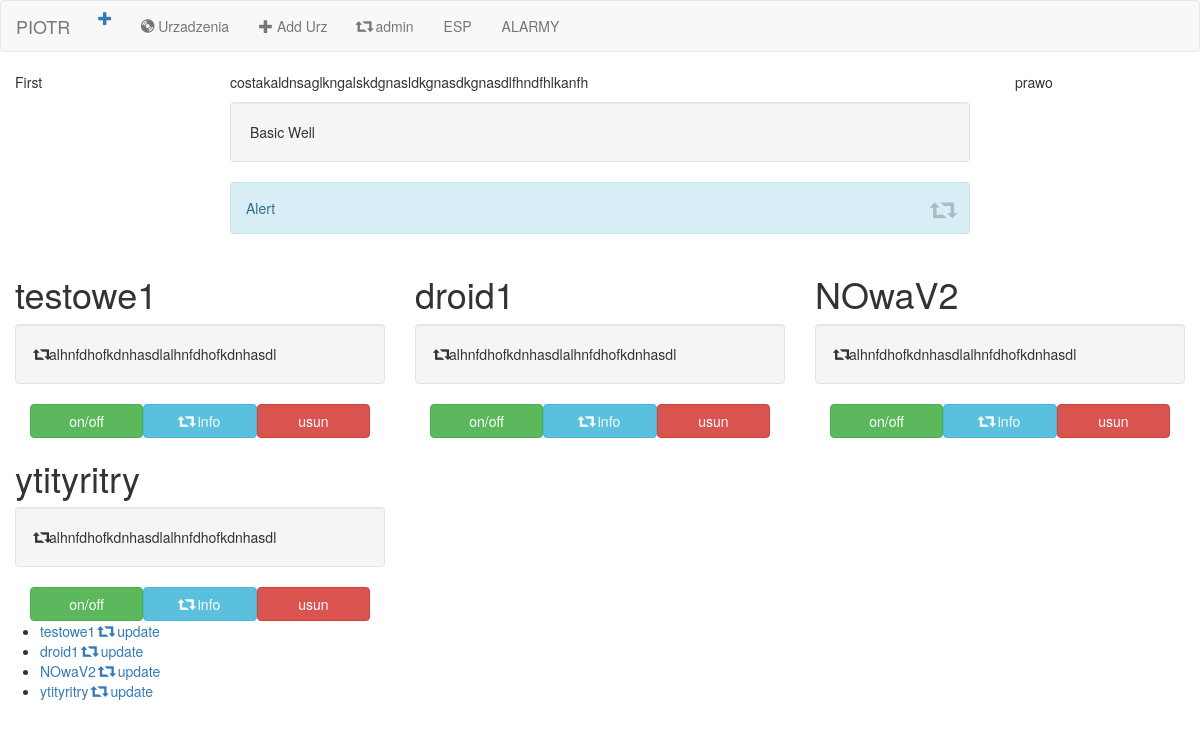
The app's page /esp/, older data.
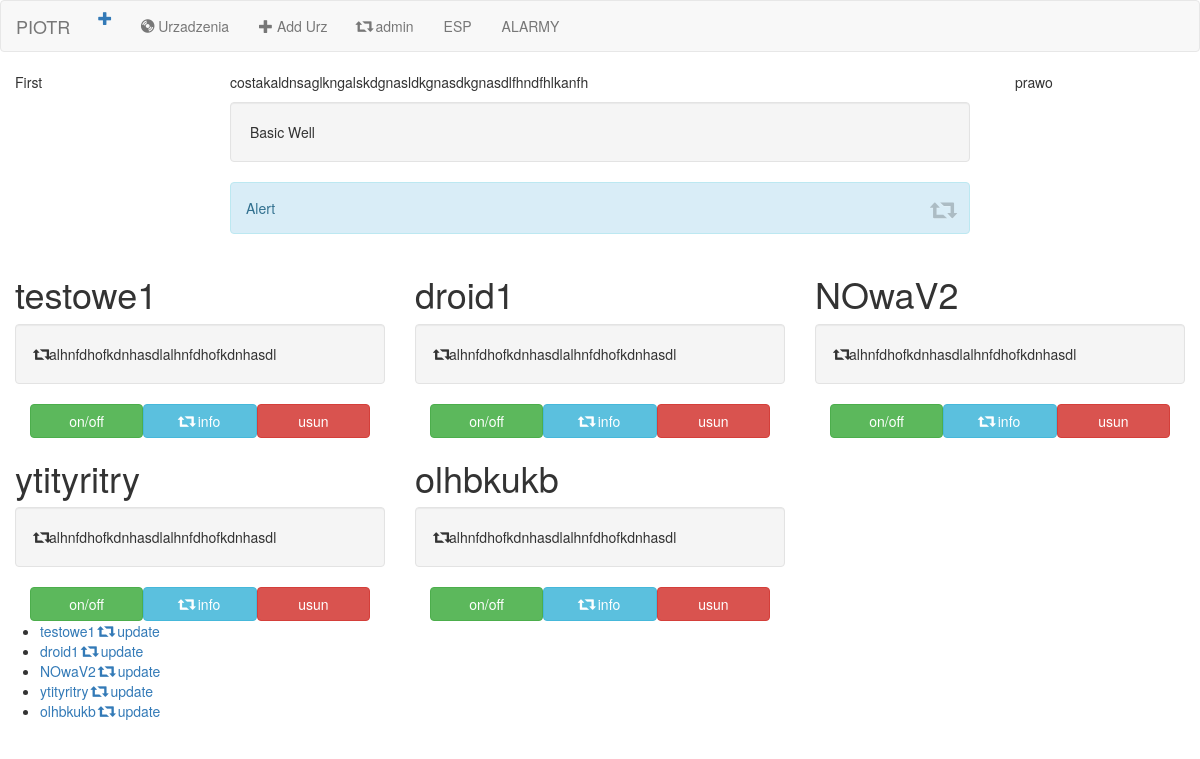
The same page, newer data.
### esp/models.py (models this page shows, shortened)
class Urzadzenie(models.Model):
    nr_ser = models.CharField(max_length=100)
    Nazwa = models.CharField(max_length=250)
    Seria = models.CharField(max_length=250)

### esp/views.py (the view)
# urls.py: path('', views.IndexView.as_view(), name='index'),
class IndexView(generic.ListView):
    template_name = 'esp/index.html'
    context_object_name = 'all_urzadzenia'
    def get_queryset(self):
        return Urzadzenie.objects.all()

### esp/templates/esp/index.html (shortened to what this page needs)
{% extends 'esp/base.html' %}
 {% block body %}
<div class="container-fluid">
    <div class="row">
        <div class="col-md-2">First</div>
        <div class="col-md-8">
            <div class="container-fluid">
                <p>costakaldnsaglkngalskdgnasldkgnasdkgnasdlfhndfhlkanfh</p>
                <div class="well">Basic Well</div>
                <div class="alert alert-info"><a href="#" class="close" data-dismiss="alert" aria-label="close"><span class="glyphicon glyphicon-retweet"></span></a>Alert</div>
            </div>
        </div>
        <div class="col-md-2">prawo</div>
    </div>
</div>
<div class="container-fluid">
    <div class="row">
        {% for urzadzenie in all_urzadzenia %}
        <div class="col-sm-4">
            <h1>{{urzadzenie.Nazwa}}</h1>
            <div class="well"> <span class="glyphicon glyphicon-retweet"></span>alhnfdhofkdnhasdlalhnfdhofkdnhasdl</div>
            <div class="container-fluid ">
                <div class="col-sm-4 przyciski">
                    <a href="#" class="btn btn-success btn-block"> on/off </a>
                </div>
                <div class="col-sm-4 przyciski">
                    <a href="{% url 'esp:detail' urzadzenie.id %}" class="btn btn-info btn-block"> <span class="glyphicon glyphicon-retweet"></span> info
                    </a>
                </div>
                <div class="col-sm-4 przyciski">
                    <a href="{% url 'esp:urzadzenie-delete' urzadzenie.id %}" class="btn btn-danger btn-block"> usun </a>
                </div>
            </div>
        </div>
        {% endfor %}
    </div>
</div>
<ul>
    {% for urzadzenie in all_urzadzenia %}
    <li>
        <div>
            <a href="{% url 'esp:detail' urzadzenie.id %}">{{urzadzenie.Nazwa}}</a>
            <a href="{% url 'esp:urzadzenie-update' urzadzenie.id %}">
                <span class="glyphicon glyphicon-retweet"></span> update
            </a>
        </div>
    </li>
    {% endfor %}
</ul>
{% endblock %}

### esp/templates/esp/base.html (shortened to what this page needs)
<!DOCTYPE html>
<html lang="en">
<head>
    <meta charset="UTF-8"> {% load staticfiles %}
    <link href="https://maxcdn.bootstrapcdn.com/bootstrap/3.3.7/css/bootstrap.min.css" rel="stylesheet">
    <link rel="stylesheet" type="text/css" href="{% static 'esp/sidebar.css' %}">
</head>
<nav class="navbar navbar-default">
    <div class="container-fluid">
        <div class="navbar-header">
            <a href="#" class="btn btn-succes" id="menu-toggle">
                <span class="glyphicon glyphicon-plus"></span>
            </a>
            <a href="{% url 'esp:index' %}" class="navbar-brand">PIOTR</a>
        </div>
        <div class="collapse navbar-collapse">
            <ul class="nav navbar-nav">
                <li>
                    <a href="{% url 'esp:index' %}">
                        <span class="glyphicon glyphicon-cd"></span> Urzadzenia
                    </a>
                </li>
                <li>
                    <a href="{% url 'esp:urzadzenie-add' %}">
                        <span class="glyphicon glyphicon-plus"></span> Add Urz
                    </a>
                </li>
                <li>
                    <a href="/admin">
                        <span class="glyphicon glyphicon-retweet"> </span> admin
                    </a>
                </li>
                <li><a href="#">ESP</a></li>
                <li><a href="#">ALARMY</a></li>
            </ul>
        </div>
    </div>
</nav>
<body>
    <div id="wrapper">
        <div id="page-content-wraper">
            <div class="container-fluid">
                <div class="row">
                    {% block body %} {% endblock %}
                </div>
            </div>
        </div>
    </div>
</body>
</html>

### esp/static/esp/sidebar.css (style rules this page uses)
.przyciski { padding: 0; }

Row changes from the older to the newer data that the page shows:
added Urzadzenie: Nazwa "olhbkukb"
